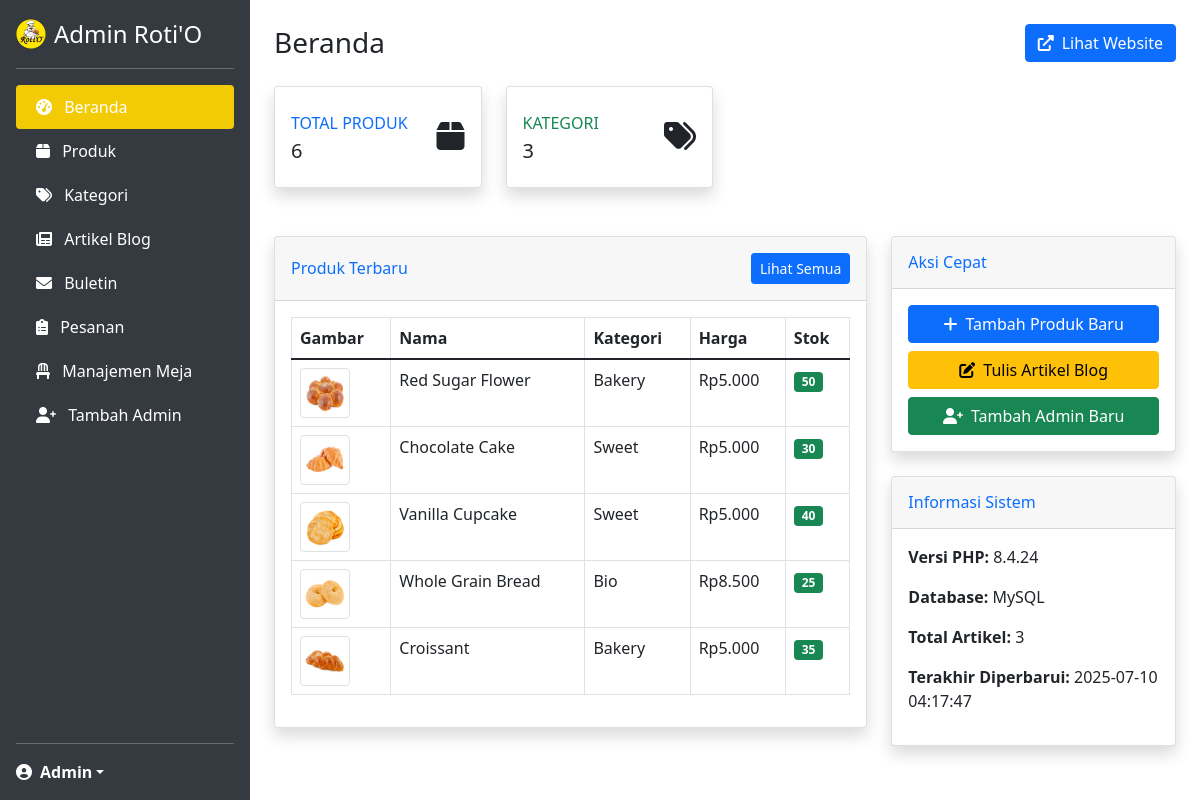
The page /admin/index.php (signed in) on the database its author committed.
### tables this page shows
CREATE TABLE products (
    id INT PRIMARY KEY AUTO_INCREMENT,
    name VARCHAR(200) NOT NULL,
    slug VARCHAR(200) UNIQUE NOT NULL,
    description TEXT,
    price DECIMAL(10,2) NOT NULL,
    sale_price DECIMAL(10,2) NULL,
    category_id INT,
    image VARCHAR(255) NOT NULL,
    stock INT DEFAULT 0,
    is_featured BOOLEAN DEFAULT FALSE,
    is_new BOOLEAN DEFAULT FALSE,
    is_sale BOOLEAN DEFAULT FALSE,
    rating DECIMAL(3,2) DEFAULT 0.00,
    created_at TIMESTAMP DEFAULT CURRENT_TIMESTAMP,
    FOREIGN KEY (category_id) REFERENCES categories(id)
);

CREATE TABLE categories (
    id INT PRIMARY KEY AUTO_INCREMENT,
    name VARCHAR(100) NOT NULL,
    slug VARCHAR(100) UNIQUE NOT NULL,
    description TEXT,
    created_at TIMESTAMP DEFAULT CURRENT_TIMESTAMP
);

### admin/includes/functions.php (called while the page is built, shortened)
<?php
$database = new Database();
$pdo = $database->getConnection();
function getAllProducts() {
    global $pdo;
    $sql = "SELECT p.*, c.name as category_name
            FROM products p
            LEFT JOIN categories c ON p.category_id = c.id
            ORDER BY p.created_at DESC";
    $stmt = $pdo->prepare($sql);
    $stmt->execute();
    return $stmt->fetchAll(PDO::FETCH_ASSOC);
}
function getAllCategories() {
    global $pdo;
    $sql = "SELECT * FROM categories ORDER BY name";
    $stmt = $pdo->prepare($sql);
    $stmt->execute();
    return $stmt->fetchAll(PDO::FETCH_ASSOC);
}
function getAllPosts() {
    global $pdo;
    $sql = "SELECT * FROM posts ORDER BY created_at DESC";
    $stmt = $pdo->prepare($sql);
    $stmt->execute();
    return $stmt->fetchAll(PDO::FETCH_ASSOC);
}
?>

### admin/index.php (the view, shortened to what this page needs)
<?php
require_once 'includes/functions.php';
$products = getAllProducts();
$categories = getAllCategories();
$posts = getAllPosts();
$total_products = count($products);
$total_categories = count($categories);
$total_posts = count($posts);
?>
<!DOCTYPE html>
<html lang="en">
<head>
    <link href="https://cdn.jsdelivr.net/npm/bootstrap@5.1.3/dist/css/bootstrap.min.css" rel="stylesheet">
    <link href="https://cdnjs.cloudflare.com/ajax/libs/font-awesome/6.0.0/css/all.min.css" rel="stylesheet">
</head>
<body>
    <nav class="sidebar position-fixed top-0 start-0 d-flex flex-column flex-shrink-0 p-3 text-white" style="width: 250px;">
        <a href="index.php" class="d-flex align-items-center mb-3 mb-md-0 me-md-auto text-white text-decoration-none">
            <img src="../images/logo-rotio.png" alt="Roti'O" class="me-2" style="width: 30px; height: 30px;">
            <span class="fs-4">Admin Roti'O</span>
        </a>
        <hr>
        <ul class="nav nav-pills flex-column mb-auto">
            <li class="nav-item">
                <a href="index.php" class="nav-link active">
                    <i class="fas fa-tachometer-alt me-2"></i>
                    Beranda
                </a>
            </li>
            <li>
                <a href="products.php" class="nav-link text-white">
                    <i class="fas fa-box me-2"></i>
                    Produk
                </a>
            </li>
            <li>
                <a href="categories.php" class="nav-link text-white">
                    <i class="fas fa-tags me-2"></i>
                    Kategori
                </a>
            </li>
            <li>
                <a href="posts.php" class="nav-link text-white">
                    <i class="fas fa-newspaper me-2"></i>
                    Artikel Blog
                </a>
            </li>
            <li>
                <a href="newsletter.php" class="nav-link text-white">
                    <i class="fas fa-envelope me-2"></i>
                    Buletin
                </a>
            </li>
            <li>
                <a href="orders.php" class="nav-link text-white">
                    <i class="fas fa-clipboard-list me-2"></i>
                    Pesanan
                </a>
            </li>
            <li>
                <a href="tables.php" class="nav-link text-white">
                    <i class="fas fa-chair me-2"></i>
                    Manajemen Meja
                </a>
            </li>
            <li>
                <a href="register.php" class="nav-link text-white">
                    <i class="fas fa-user-plus me-2"></i>
                    Tambah Admin
                </a>
            </li>
        </ul>
        <hr>
        <div class="dropdown">
            <a href="#" class="d-flex align-items-center text-white text-decoration-none dropdown-toggle" id="dropdownUser1" data-bs-toggle="dropdown" aria-expanded="false">
                <i class="fas fa-user-circle me-2"></i>
                <strong><?php echo htmlspecialchars($_SESSION['admin_name'] ?? 'Admin'); ?></strong>
            </a>
        </div>
    </nav>
    <div class="main-content">
        <div class="container-fluid p-4">
            <div class="d-flex justify-content-between align-items-center mb-4">
                <h1 class="h3 mb-0">Beranda</h1>
                <a href="../index.php" target="_blank" class="btn btn-primary">
                    <i class="fas fa-external-link-alt me-2"></i>Lihat Website
                </a>
            </div>
            <div class="row mb-4">
                <div class="col-xl-3 col-md-6 mb-4">
                    <div class="card border-left-primary shadow h-100 py-2 card-stats">
                        <div class="card-body">
                            <div class="row no-gutters align-items-center">
                                <div class="col mr-2">
                                    <div class="text-xs font-weight-bold text-primary text-uppercase mb-1">
                                        Total Produk</div>
                                    <div class="h5 mb-0 font-weight-bold text-gray-800"><?php echo $total_products; ?></div>
                                </div>
                                <div class="col-auto">
                                    <i class="fas fa-box fa-2x text-gray-300"></i>
                                </div>
                            </div>
                        </div>
                    </div>
                </div>
                <div class="col-xl-3 col-md-6 mb-4">
                    <div class="card border-left-success shadow h-100 py-2 card-stats">
                        <div class="card-body">
                            <div class="row no-gutters align-items-center">
                                <div class="col mr-2">
                                    <div class="text-xs font-weight-bold text-success text-uppercase mb-1">
                                        Kategori</div>
                                    <div class="h5 mb-0 font-weight-bold text-gray-800"><?php echo $total_categories; ?></div>
                                </div>
                                <div class="col-auto">
                                    <i class="fas fa-tags fa-2x text-gray-300"></i>
                                </div>
                            </div>
                        </div>
                    </div>
                </div>
            </div>
            <div class="row">
                <div class="col-lg-8">
                    <div class="card shadow mb-4">
                        <div class="card-header py-3 d-flex flex-row align-items-center justify-content-between">
                            <h6 class="m-0 font-weight-bold text-primary">Produk Terbaru</h6>
                            <a href="products.php" class="btn btn-sm btn-primary">Lihat Semua</a>
                        </div>
                        <div class="card-body">
                            <div class="table-responsive">
                                <table class="table table-bordered" width="100%" cellspacing="0">
                                    <thead>
                                        <tr>
                                            <th>Gambar</th>
                                            <th>Nama</th>
                                            <th>Kategori</th>
                                            <th>Harga</th>
                                            <th>Stok</th>
                                        </tr>
                                    </thead>
                                    <tbody>
                                        <?php
                                        $recent_products = array_slice($products, 0, 5);
                                        foreach ($recent_products as $product):
                                        ?>
                                        <tr>
                                            <td>
                                                <?php if (!empty($product['image_data'])): ?>
                                                    <?php echo displayImage($product['image_data'], $product['image_mime'], 'img-thumbnail', $product['name']); ?>
                                                <?php else: ?>
                                                    <img src="<?php echo $product['image']; ?>" class="img-thumbnail" alt="<?php echo $product['name']; ?>" style="width: 50px; height: 50px;">
                                                <?php endif; ?>
                                            </td>
                                            <td><?php echo $product['name']; ?></td>
                                            <td><?php echo $product['category_name']; ?></td>
                                            <td>Rp<?php echo number_format($product['price'], 3); ?></td>
                                            <td>
                                                <span class="badge <?php echo $product['stock'] > 0 ? 'bg-success' : 'bg-danger'; ?>">
                                                    <?php echo $product['stock']; ?>
                                                </span>
                                            </td>
                                        </tr>
                                        <?php endforeach; ?>
                                    </tbody>
                                </table>
                            </div>
                        </div>
                    </div>
                </div>
                <div class="col-lg-4">
                    <div class="card shadow mb-4">
                        <div class="card-header py-3">
                            <h6 class="m-0 font-weight-bold text-primary">Aksi Cepat</h6>
                        </div>
                        <div class="card-body">
                            <div class="d-grid gap-2">
                                <a href="products.php?action=add" class="btn btn-primary">
                                    <i class="fas fa-plus me-2"></i>Tambah Produk Baru
                                </a>
                                <a href="posts.php?action=add" class="btn btn-warning">
                                    <i class="fas fa-edit me-2"></i>Tulis Artikel Blog
                                </a>
                                <a href="register.php" class="btn btn-success">
                                    <i class="fas fa-user-plus me-2"></i>Tambah Admin Baru
                                </a>
                            </div>
                        </div>
                    </div>
                    <div class="card shadow mb-4">
                        <div class="card-header py-3">
                            <h6 class="m-0 font-weight-bold text-primary">Informasi Sistem</h6>
                        </div>
                        <div class="card-body">
                            <p><strong>Versi PHP:</strong> <?php echo phpversion(); ?></p>
                            <p><strong>Database:</strong> MySQL</p>
                            <p><strong>Total Artikel:</strong> <?php echo $total_posts; ?></p>
                            <p><strong>Terakhir Diperbarui:</strong> <?php echo date('Y-m-d H:i:s'); ?></p>
                        </div>
                    </div>
                </div>
            </div>
        </div>
    </div>
</body>
</html>

### admin/index.php (style rules this page uses)
.sidebar { min-height: 100vh; background: #343a40; }
.sidebar .nav-link { color: #fff; padding: 10px 20px; }
.sidebar .nav-link.active { background: #F2CB05; }
.card-stats { transition: transform 0.2s; }
.main-content { margin-left: 250px; }

### rows shown on the page
products: image (picture), name "Red Sugar Flower", category.name "Bakery", price "5.000", stock "50"
products: image (picture), name "Chocolate Cake", category.name "Sweet", price "5.000", stock "30"
products: image (picture), name "Vanilla Cupcake", category.name "Sweet", price "5.000", stock "40"
products: image (picture), name "Whole Grain Bread", category.name "Bio", price "8.500", stock "25"
products: image (picture), name "Croissant", category.name "Bakery", price "5.000", stock "35"

### other values the page prints
$_SESSION['admin_name'] "Admin"
$total_products "6"
$total_categories "3"
phpversion() "8.4.24"
$total_posts "3"
